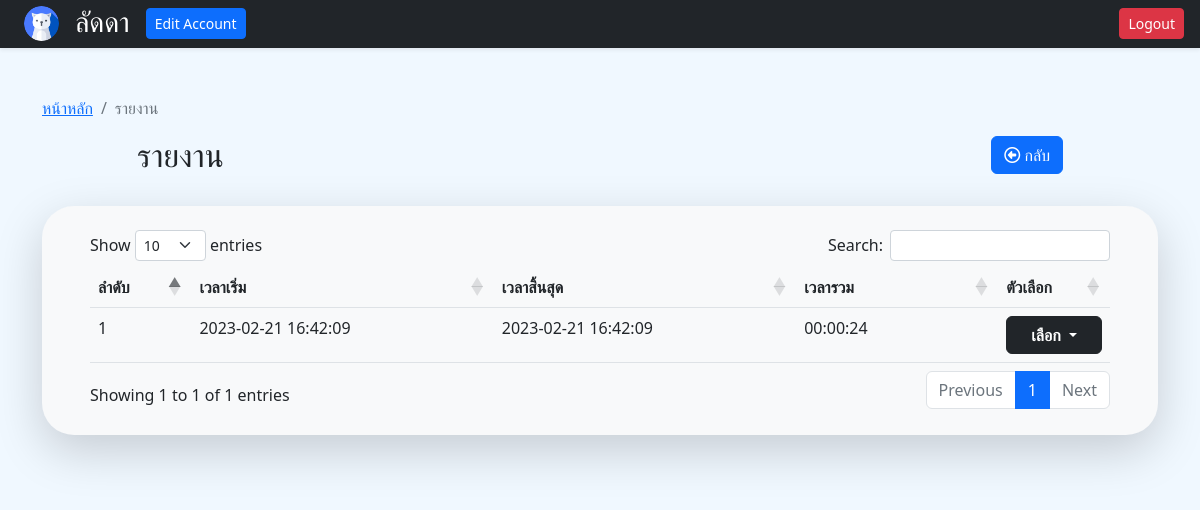
The page /?page=report&subid=29 (signed in) on the database as committed earlier.
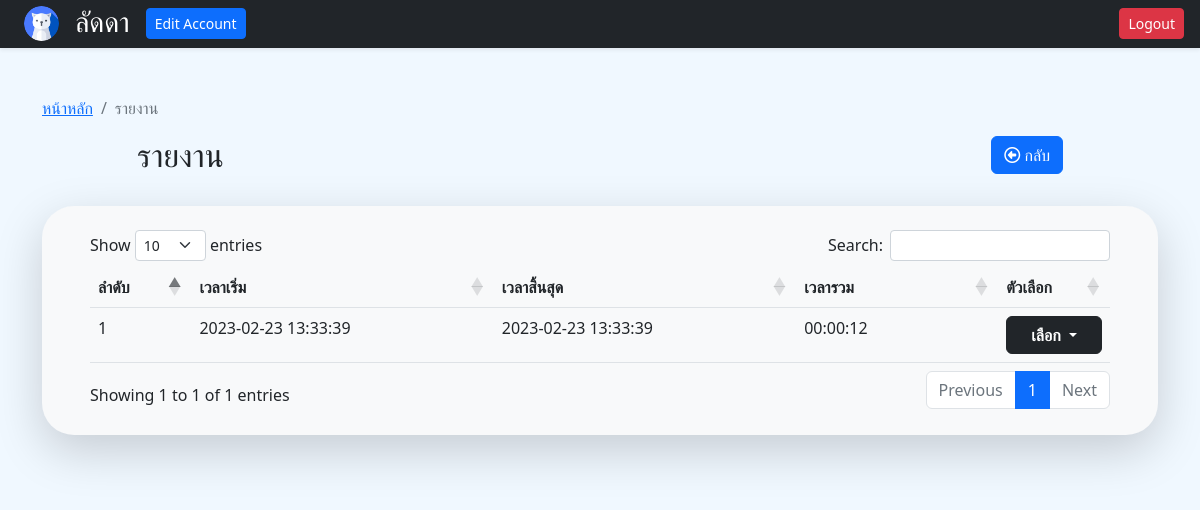
The same page on the database as committed later.
### tables this page shows
CREATE TABLE `classroom` (
  `id` int(11) NOT NULL,
  `id_subject` int(11) NOT NULL,
  `stime` datetime NOT NULL,
  `etime` datetime DEFAULT NULL,
  `totaltime` time DEFAULT NULL
);

### php/function.php (called while the page is built, shortened)
<?php
class lms{
	public $dbConnect = false;
	private $host  = 'localhost';
    private $user  = 'root';
    private $password   = "";
    private $database  = "project";
    public function __construct(){
        if(!$this->dbConnect){
            $conn = new mysqli($this->host, $this->user, $this->password, $this->database);
            if($conn->connect_error){
                die("Error failed to connect to MySQL: " . $conn->connect_error);
            }else{
                $this->dbConnect = $conn;
            }
        }
    }
	public function select($table,$rows="*",$where = null){
		if ($where != null) {
			$sql="SELECT $rows FROM $table WHERE $where";
		}else{
			$sql="SELECT $rows FROM $table";
		}
		$result = $this->dbConnect->query($sql);
		$data= array();
		while ($row = mysqli_fetch_array($result, MYSQLI_ASSOC)) {
			$data[]=$row;
		}
		return $data;
	}
}
?>

### view/report.php (the view, shortened to what this page needs)
<?php
if (isset($_GET['subid'])) {
    $subid = $_GET['subid'];
} else {
    $_SESSION['error'] = "เกิดข้อผิดพลาด! ไม่พบข้อมูล!";
    echo "<script> window.history.back()</script>";
    exit;
}
?>
<div class="album py-5 " style="background-color:#f0f8ff;">
    <div class="container">
        <nav aria-label="breadcrumb">
            <ol class="breadcrumb">
                <li class="breadcrumb-item"><a href="index.php">หน้าหลัก</a></li>
                <li class="breadcrumb-item active" aria-current="page">รายงาน</li>
            </ol>
        </nav>
        <div class="row mb-4 d-flex justify-content-center">
            <div class="col-sm-5">
                <h2>รายงาน</h2>
            </div>
            <div class="col-sm-5 text-end">
                <a class="btn btn-primary" href="index.php"><i class="fa-regular fa-circle-left"></i>&nbsp;กลับ</a>
            </div>
        </div>
        <div class="px-5 py-4 bg-light rounded-5 shadow-lg">
            <div class="row">
                <div class="col-lg-12">
                    <div class="main-box clearfix">
                        <table class="table user-list" id="reportTable">
                            <thead>
                                <tr>
                                    <th style="width:10%;"><span>ลำดับ</span></th>
                                    <th style="width:30%;"><span>เวลาเริ่ม</span></th>
                                    <th style="width:30%;"><span>เวลาสิ้นสุด</span></th>
                                    <th style="width:20%;"><span>เวลารวม</span></th>
                                    <th style="width:10%;"><span>ตัวเลือก</span></th>
                                </tr>
                            </thead>
                            <?php
                            $noindex = 0;
                            $report_page = $lms->select('classroom', '*', "id_subject='$subid'");
                            foreach ($report_page as $report_list) {
                                $noindex++;
                            ?>
                                <tr>
                                    <td>
                                        <?= $noindex ?>
                                    </td>
                                    <td>
                                        <?= $report_list['stime'] ?>
                                    </td>
                                    <td>
                                        <?= $report_list['etime'] ?>
                                    </td>
                                    <td>
                                        <?= $report_list['totaltime'] ?>
                                    </td>
                                    <td>
                                        <div class="btn-group">
                                            <button type="button" class="btn btn-dark dropdown-toggle px-2 px-md-4" data-bs-toggle="dropdown" aria-expanded="false"><b>เลือก</b>
                                            </button>
                                        </div>
                                    </td>
                                </tr>
                            <?php } ?>
                        </table>
                    </div>
                </div>
            </div>
        </div>
    </div>
</div>

### inc/header.php (shortened to what this page needs)
<!DOCTYPE html>
<html lang="en">
<head>
    <link rel="stylesheet" href="https://cdn.jsdelivr.net/npm/bootstrap@5.2.2/dist/css/bootstrap.min.css">
    <link rel="stylesheet" href="https://cdnjs.cloudflare.com/ajax/libs/font-awesome/6.2.0/css/all.min.css">
    <link rel="stylesheet" href="https://cdnjs.cloudflare.com/ajax/libs/twitter-bootstrap/5.2.0/css/bootstrap.min.css">
    <link rel="stylesheet" href="https://cdn.datatables.net/1.13.1/css/dataTables.bootstrap5.min.css">
</head>
<body style="background-color:#f0f8ff;">

### inc/navbar.php (shortened to what this page needs)
<div class="navbar navbar-dark bg-dark shadow-sm p-0">
    <div class="navbar-brand d-flex align-items-center ms-4">
        <img src="image/profile/cat.png" alt="profile" width="35" height="35" class="rounded-circle" ;>
        <h3 class=" ms-3 mb-0 pb-1"><?=  $_SESSION['name_teacher'] ?></h3>
        <a type="button" class="btn btn-primary btn-sm ms-3" href="?page=teacher_edit">Edit Account</a>
    </div>
    <button type="button" class="btn btn-danger btn-sm me-3 logout">Logout</button>
</div>

### index.php (shortened to what this page needs)
<?php
include("inc/header.php");
include("php/function.php");
$lms = new lms();
include("inc/navbar.php");
    $page = isset($_GET['page']) ? $_GET['page'] : '';
    if ($page) {
        switch ($page) {
            case "report":
                include("view/report.php");
                break;
        }
    }else{
        include("view/subject_list.php");
    }
include("inc/footer.php");
?>

### inc/footer.php
</body>
</html>

Rows that differ between the two databases and show on the page:
removed classroom: stime "2023-02-21 16:42:09", etime "2023-02-21 16:42:09", totaltime "00:00:24"
added classroom: stime "2023-02-23 13:33:39", etime "2023-02-23 13:33:39", totaltime "00:00:12"
